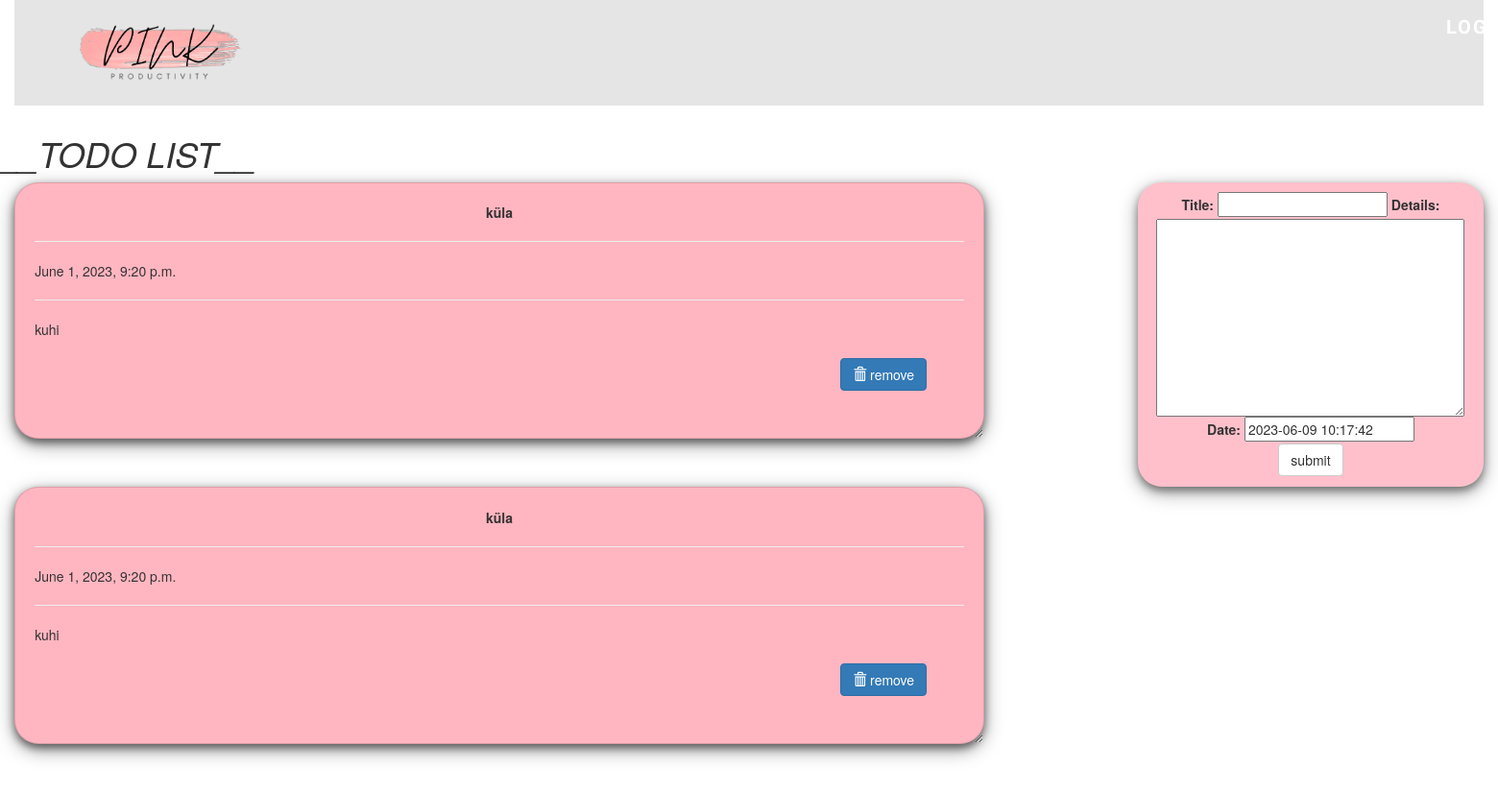
The app's page /todo (signed in) with its own data.
### main/models.py (models this page shows, shortened)
class Todo(models.Model):
    title = models.CharField(max_length=100)
    details = models.TextField()
    date = models.DateTimeField(default=timezone.now)

### main/views.py (the view)
# urls.py: path('todo', views.todo, name='todo'),
@login_required(login_url="/preview")
def todo(request):
    item_list = Todo.objects.order_by("-date")
    if request.method == "POST":
        form = TodoForm(request.POST)
        if form.is_valid():
            form.save()
            return redirect('/todo')
    form = TodoForm()
    page = {
        "forms": form,
        "list": item_list,
        "title": "TODO LIST",
    }
    return render(request, 'todo.html', page)

### main/forms.py
class TodoForm(forms.ModelForm):
    class Meta:
        model = Todo
        fields = "__all__"

### main/templates/todo.html (shortened to what this page needs)
{% include 'base1.html' %}
{% include 'base2.html' %}
{% block content %}
<!DOCTYPE html>
<html lang="en" dir="ltr">
<head>
<link rel="stylesheet" href="https://maxcdn.bootstrapcdn.com/bootstrap/3.3.7/css/bootstrap.min.css">
</head>
<body class="container-fluid">
<center class="row">
	<h1><i>__TODO LIST__</i></h1>
</center>
<div class="row">
	<div class="col-md-8">
	{% for i in list %}
	<div class="card">
		<center><b>{{i.title}}</b></center>
		<hr/>
		{{i.date}}
		<hr/>
		{{i.details}}
		<br />
		<br />
		<form action="/del/{{i.id}}" method="POST" style=" padding-right: 4%; padding-bottom: 3%;">
		<button value="remove" type="submit" class="btn btn-primary" style="float: right;"><span class="glyphicon glyphicon-trash"></span>  remove</button>
		</form>
	</div>
	{% endfor%}
	</div>
	<div class="col-md-1"> </div>
	<div class="col-md-3" >
	<div class="submit_form">
	<form method="POST">
		{{forms}}
		<center>
		<input type="submit" class="btn btn-default" value="submit" />
	</center>
	</form>
	</div>
</div>
</div>
</body>
</html>
{% endblock %}

### main/static/style/style2.css (style rules this page uses)
* { margin: 0; }
body { background-size: cover; height: 100vh; background-position: left; }

### main/templates/todo.html (style rules this page uses)
.card { box-shadow: 0 4px 8px 0 rgba(0,0,0,0.5), 0 6px 20px 0 rgba(0,0,0,0.39); background: lightpink; margin-bottom : 5%; border-radius: 25px; padding : 2%; overflow: auto; resize: both; text-overflow: ellipsis; }
.submit_form { text-align: center; padding: 3%; background: pink; border-radius: 25px; box-shadow: 0 4px 8px 0 rgba(0,0,0,0.4), 0 6px 20px 0 rgba(0,0,0,0.36); }

### records on screen
Todo: title "küla", date "June 1, 2023, 9:20 p.m.", details "kuhi"
Todo: title "küla", date "June 1, 2023, 9:20 p.m.", details "kuhi"
